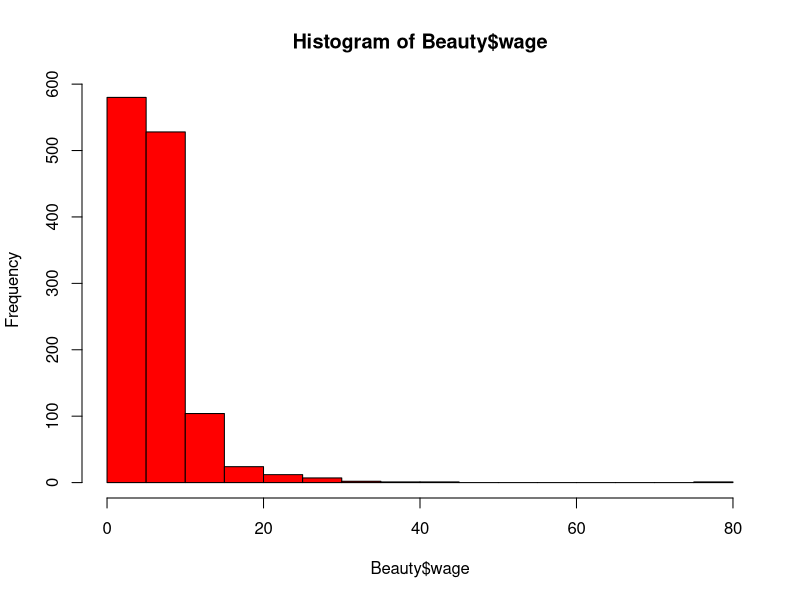

This figure's R source:
### CASO BEAUTY 1

# cargamos datos desde el working directory
library(readxl)
Beauty <- read_excel("../data/Beauty.xlsx")

summary(Beauty)

### distribucion de wage: asimetria derecha hay que tomar logaritmos

hist(Beauty$wage, breaks=15,col="red")

#matriz de correlaciones
round(cor(Beauty),3)

#modelos sencillos
modelo1<-lm(log(wage)~educ, data=Beauty)  #endogeneidad, beta sesgado por omision de variables relevantes, QUE ADEMAS estan correlacionadas con educ
# tmabi�n podra haber heterocedasticidad, pero la heterocedasticidad provoca que los betas estimados tengan mayor VARIANZA, pero siguen siendo INSESGADOS
summary(modelo1)


modelo2<-lm(log(wage)~educ+exper+looks, data=Beauty) # interpretacion de betas y en logs x en nivel
summary(modelo2)

# con cuadrados
modelo3<-lm(log(wage)~educ+looks+exper+I(exper^2), data=Beauty) # relacion en forma de U invertida
summary(modelo3)



# donde est� el efecto maximo de la experiencia en el salario
expermax<--modelo3$coefficients[4]/(2*modelo3$coefficients[5])
expermax

# interaccion entre sexo y educacion
modelo4<-lm(log(wage)~educ*female+exper+looks, data=Beauty) #mayor efecto de educacion en mujeres que en hombres, pero resultado con poca evidencia p<0.10

summary(modelo4)

#fullmodel
modelo5<-lm(log(wage)~., data=Beauty)

summary(modelo5)

# residuos, diferencia entre Y observada e Y ajustada, est�n ya calculados dentro del objeto modelo5

residuos<-modelo5$residuals

# suma de residuos redondeada a 3 decimales

round(sum(residuos),3) # vale 0 pero eso no indica nada, es una consecuencia de estimar el modelo mediante MCO, la suma de residuos SIEMPRE vale 0

# distincion entre guapos y feos
Beauty$Guapo<-ifelse(Beauty$looks>3,1,0)

Beauty$Feo<-ifelse(Beauty$looks<3,1,0)

modelo6<-lm(log(wage)~educ+exper+Guapo+Feo, data=Beauty) # hay "castigo" para feos no hay prima para guapos
summary(modelo6)

# numero de guapos
nrow(Beauty[Beauty$Guapo==1,])